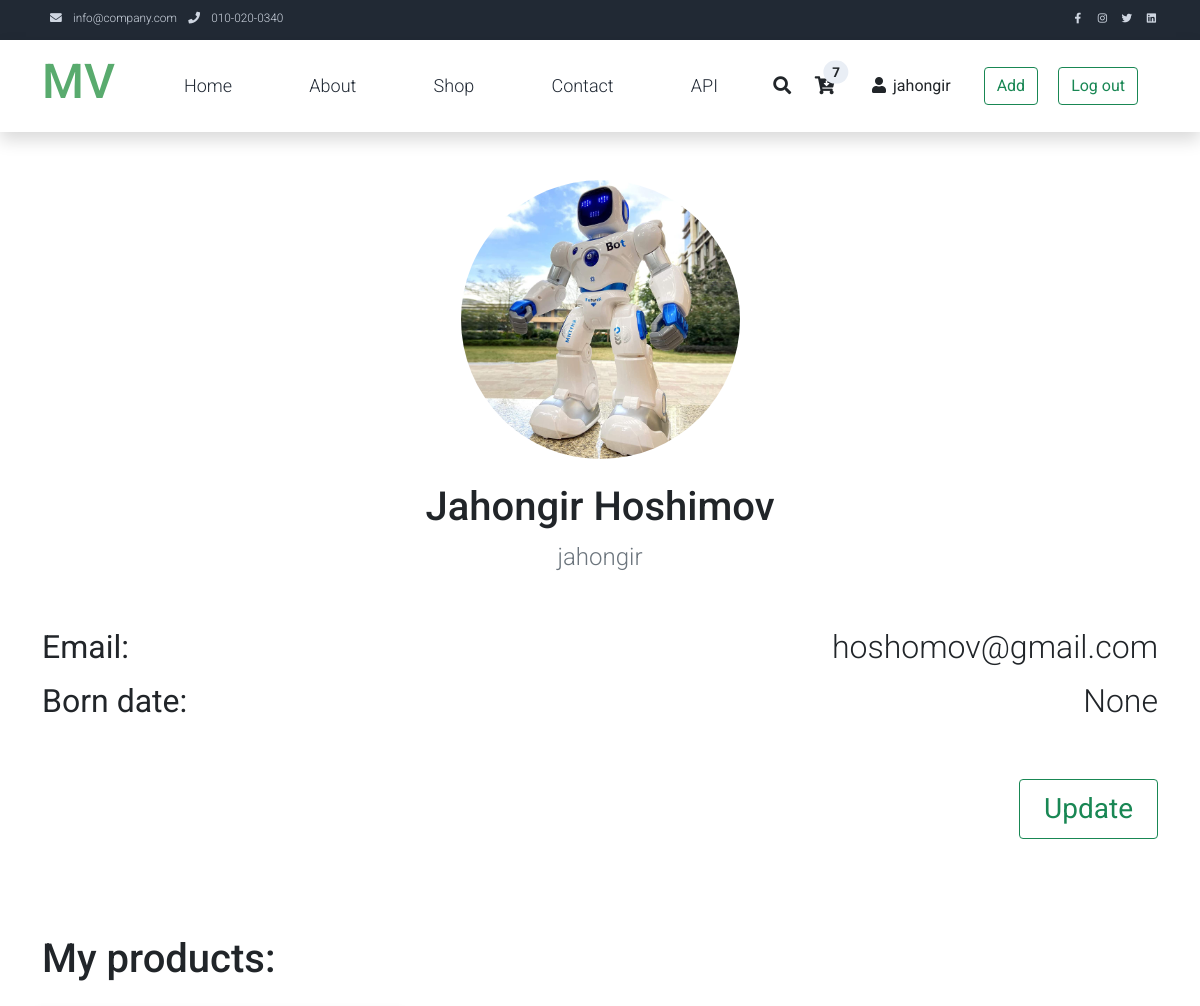
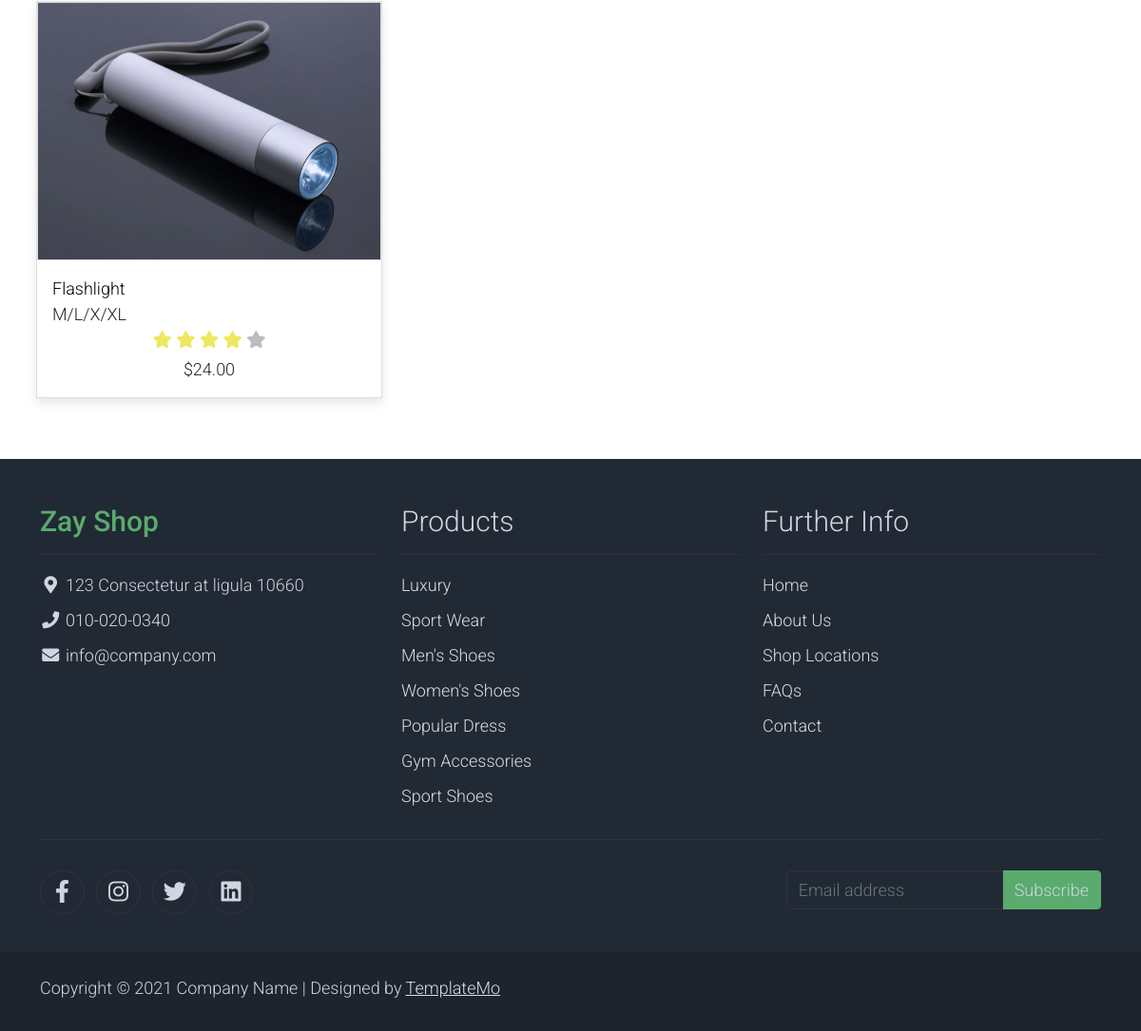
/users/user-profile/ (signed in), run on the app's committed database (2 pictures, top to bottom).
### apps/users/models.py (models this page shows)
class User(AbstractUser, AbstractBaseModel):
    avatar = models.ImageField(upload_to='avatars/', default='avatars/default-user-avatar.jpg', null=True)
    born = models.DateField(null=True, blank=True)
    class Meta:
        verbose_name = 'User'
        verbose_name_plural = 'Users'

### apps/shop/models.py (models this page shows, shortened)
class Product(models.Model):
    COLOR_CHOICE = [
        ("wh", "White"),
        ("bl", "Black"),
        ("br", "Brown"),
        ("g", "Green"),
        ("r", "Red"),
        ("y", "Yellow"),
        ("p", "Purple")
        ,
        ("k", "Khaki"),
        ("gr", "Gray"),
        ("or", "Orange")
    ]
    SIZE_CHOICE = [
        ("m", "M"),
        ("l", "L"),
        ("xl", "XL"),
        ("xxl", "XXL"),
    ]
    name = models.CharField(max_length=100)
    description = models.TextField()
    seller = models.ForeignKey('users.User', on_delete=models.CASCADE)
    available_color = models.CharField(max_length=2, choices=COLOR_CHOICE, null=True)
    brand = models.CharField(max_length=100, null=True)
    category = models.ManyToManyField(Category, related_name="products")
    price = models.DecimalField(max_digits=10, decimal_places=2)
    cover = models.ImageField(upload_to='products/')
    size = models.CharField(max_length=3, choices=SIZE_CHOICE, null=True)
    count = models.IntegerField(default=0, null=True)
    is_active = models.BooleanField(default=True)
    like_count = models.IntegerField(default=0)
    objects = models.Manager()

### apps/users/views.py (the view)
# urls.py: path('user-profile/', UserProfileView.as_view(), name="user-profile"),
class UserProfileView(View):
    def get(self, request):
        products = Product.objects.filter(seller__username=request.user.username)
        user = get_object_or_404(User, username=request.user.username)
        first_name = user.first_name
        last_name = user.last_name
        return render(request, 'users/user-profile.html', {"products": products,
                                                           'first_name': first_name,
                                                           'last_name': last_name,
                                                           'user': user})

### templates/users/user-profile.html (shortened to what this page needs)
{% extends 'base.html' %}
{% load static %}
{% block content %}
    <div class="my-5 container">
        <div class="row mb-4">
            <div class="text-center">
                <img class="col-3 rounded-pill" src="{{ user.avatar.url }}" class="rounded" alt="...">
            </div>
        </div>
        <div class="text-center">
            <h1>{{ user.first_name }} {{ user.last_name }}</h1>
            <p class="text-secondary fs-4">{{ user.username }}</p>
        </div>
        <div class="row my-5">
            <span class="col-6 fs-2 text-start"><strong>Email:</strong></span><span
                class="col-6 fs-2 text-end">{{ user.email }}</span><br><br>
            <span class="col-6 fs-2 text-start"><strong>Born date:</strong></span><span
                class="col-6 fs-2 text-end">{{ user.born }}</span><br><br>
            <span class="text-end mt-5"><a href="{% url 'users:user-update' %}"><button
                    class="btn btn-outline-success px-4 py-2 fs-3">Update</button></a></span>
        </div>
        <div class="row">
            <h1 class="mt-5">My products:</h1>
            {% for product in products %}
            <div class="d-flex col-4 p-2 pb-3 mt-2">
                <div class="product-wap card rounded-0">
                    <div class="card rounded-0">
                        <img class="card-img rounded-0 img-fluid" src="{{ product.cover.url }}">
                    </div>
                    <div class="card-body">
                        <a href="product-detail.html" class="h3 text-decoration-none">{{ product.name }}</a>
                        <ul class="w-100 list-unstyled d-flex justify-content-between mb-0">
                            <li>M/L/X/XL</li>
                        </ul>
                        <ul class="list-unstyled d-flex justify-content-center mb-1">
                            <li>
                                <i class="text-warning fa fa-star"></i>
                                <i class="text-warning fa fa-star"></i>
                                <i class="text-warning fa fa-star"></i>
                                <i class="text-warning fa fa-star"></i>
                                <i class="text-muted fa fa-star"></i>
                            </li>
                        </ul>
                        <p class="text-center mb-0">${{ product.price }}</p>
                    </div>
                </div>
            </div>
            {% endfor %}
        </div>
    </div>
{% endblock %}

### templates/base.html (shortened to what this page needs)
{% load static %}
<!DOCTYPE html>
<html lang="en">
<head>
    <link rel="stylesheet" href="{% static 'assets/css/bootstrap.min.css' %}">
    <link rel="stylesheet" href="{% static 'assets/css/templatemo.css' %}">
    <link rel="stylesheet" href="{% static 'assets/css/custom.css' %}">
    <link rel="stylesheet" href="{% static 'assets/css/fontawesome.min.css' %}">
</head>
<body>
<nav class="navbar navbar-expand-lg bg-dark navbar-light d-none d-lg-block" id="templatemo_nav_top">
    <div class="container text-light">
        <div class="w-100 d-flex justify-content-between">
            <div>
                <i class="fa fa-envelope mx-2"></i>
                <a class="navbar-sm-brand text-light text-decoration-none" href="mailto:info@company.com">info@company.com</a>
                <i class="fa fa-phone mx-2"></i>
                <a class="navbar-sm-brand text-light text-decoration-none" href="tel:010-020-0340">010-020-0340</a>
            </div>
            <div>
                <a class="text-light" href="https://fb.com/templatemo" target="_blank" rel="sponsored"><i
                        class="fab fa-facebook-f fa-sm fa-fw me-2"></i></a>
                <a class="text-light" href="https://www.instagram.com/" target="_blank"><i
                        class="fab fa-instagram fa-sm fa-fw me-2"></i></a>
                <a class="text-light" href="https://twitter.com/" target="_blank"><i
                        class="fab fa-twitter fa-sm fa-fw me-2"></i></a>
                <a class="text-light" href="https://www.linkedin.com/" target="_blank"><i
                        class="fab fa-linkedin fa-sm fa-fw"></i></a>
            </div>
        </div>
    </div>
</nav>
<nav class="navbar navbar-expand-lg navbar-light shadow">
    <div class="container d-flex justify-content-between align-items-center">
        <a class="navbar-brand text-success logo h1 align-self-center" href="shop/index.html">
            MV
        </a>
        <div class="align-self-center collapse navbar-collapse flex-fill  d-lg-flex justify-content-lg-between"
             id="templatemo_main_nav">
            <div class="flex-fill">
                <ul class="nav navbar-nav d-flex justify-content-between mx-lg-auto">
                    <li class="nav-item">
                        <a class="nav-link" href="{% url 'shop:home' %}">Home</a>
                    </li>
                    <li class="nav-item">
                        <a class="nav-link" href="{% url 'shop:about' %}">About</a>
                    </li>
                    <li class="nav-item">
                        <a class="nav-link" href="{% url 'shop:shop' %}">Shop</a>
                    </li>
                    <li class="nav-item">
                        <a class="nav-link" href="{% url 'shop:contact' %}">Contact</a>
                    </li><li class="nav-item">
                        <a class="nav-link" href="{% url 'api:landing' %}">API</a>
                    </li>
                </ul>
            </div>
            <div class="navbar align-self-center d-flex">
                <a class="nav-icon d-none d-lg-inline" href="#" data-bs-toggle="modal"
                   data-bs-target="#templatemo_search">
                    <i class="fa fa-fw fa-search text-dark mr-2"></i>
                </a>
                {% if request.user.is_authenticated %}
                <a class="nav-icon position-relative text-decoration-none" href="#">
                    <i class="fa fa-fw fa-cart-arrow-down text-dark mr-1"></i>
                    <span class="position-absolute top-0 left-100 translate-middle badge rounded-pill bg-light text-dark">7</span>
                </a>
                <a class="nav-icon position-relative text-decoration-none" href="{% url 'users:user-profile' %}">
                    <button class="btn navbar-btn"><i class="fa fa-fw fa-user text-dark mr-3"></i>
                    {{ user.username }}</button>
                </a>
                    <a class="nav-icon position-relative text-decoration-none" href="{% url 'shop:product-create' %}">
                        <button type="submit" class="btn btn-outline-success">Add</button>
                     </a>
                    <a class="nav-icon position-relative text-decoration-none" href="{% url 'users:logout' %}">
                        <button type="submit" class="btn btn-outline-success">Log out</button>
                        </a>
                {% endif %}
            </div>
        </div>
    </div>
</nav>
{% block content %}
{% endblock %}
<footer class="bg-dark" id="tempaltemo_footer">
    <div class="container">
        <div class="row">
            <div class="col-md-4 pt-5">
                <h2 class="h2 text-success border-bottom pb-3 border-light logo">Zay Shop</h2>
                <ul class="list-unstyled text-light footer-link-list">
                    <li>
                        <i class="fas fa-map-marker-alt fa-fw"></i>
                        123 Consectetur at ligula 10660
                    </li>
                    <li>
                        <i class="fa fa-phone fa-fw"></i>
                        <a class="text-decoration-none" href="tel:010-020-0340">010-020-0340</a>
                    </li>
                    <li>
                        <i class="fa fa-envelope fa-fw"></i>
                        <a class="text-decoration-none" href="mailto:info@company.com">info@company.com</a>
                    </li>
                </ul>
            </div>
            <div class="col-md-4 pt-5">
                <h2 class="h2 text-light border-bottom pb-3 border-light">Products</h2>
                <ul class="list-unstyled text-light footer-link-list">
                    <li><a class="text-decoration-none" href="#">Luxury</a></li>
                    <li><a class="text-decoration-none" href="#">Sport Wear</a></li>
                    <li><a class="text-decoration-none" href="#">Men's Shoes</a></li>
                    <li><a class="text-decoration-none" href="#">Women's Shoes</a></li>
                    <li><a class="text-decoration-none" href="#">Popular Dress</a></li>
                    <li><a class="text-decoration-none" href="#">Gym Accessories</a></li>
                    <li><a class="text-decoration-none" href="#">Sport Shoes</a></li>
                </ul>
            </div>
            <div class="col-md-4 pt-5">
                <h2 class="h2 text-light border-bottom pb-3 border-light">Further Info</h2>
                <ul class="list-unstyled text-light footer-link-list">
                    <li><a class="text-decoration-none" href="#">Home</a></li>
                    <li><a class="text-decoration-none" href="#">About Us</a></li>
                    <li><a class="text-decoration-none" href="#">Shop Locations</a></li>
                    <li><a class="text-decoration-none" href="#">FAQs</a></li>
                    <li><a class="text-decoration-none" href="#">Contact</a></li>
                </ul>
            </div>
        </div>
        <div class="row text-light mb-4">
            <div class="col-12 mb-3">
                <div class="w-100 my-3 border-top border-light"></div>
            </div>
            <div class="col-auto me-auto">
                <ul class="list-inline text-left footer-icons">
                    <li class="list-inline-item border border-light rounded-circle text-center">
                        <a class="text-light text-decoration-none" target="_blank" href="http://facebook.com/"><i
                                class="fab fa-facebook-f fa-lg fa-fw"></i></a>
                    </li>
                    <li class="list-inline-item border border-light rounded-circle text-center">
                        <a class="text-light text-decoration-none" target="_blank" href="https://www.instagram.com/"><i
                                class="fab fa-instagram fa-lg fa-fw"></i></a>
                    </li>
                    <li class="list-inline-item border border-light rounded-circle text-center">
                        <a class="text-light text-decoration-none" target="_blank" href="https://twitter.com/"><i
                                class="fab fa-twitter fa-lg fa-fw"></i></a>
                    </li>
                    <li class="list-inline-item border border-light rounded-circle text-center">
                        <a class="text-light text-decoration-none" target="_blank" href="https://www.linkedin.com/"><i
                                class="fab fa-linkedin fa-lg fa-fw"></i></a>
                    </li>
                </ul>
            </div>
            <div class="col-auto">
                <div class="input-group mb-2">
                    <input type="text" class="form-control bg-dark border-light" id="subscribeEmail"
                           placeholder="Email address">
                    <div class="input-group-text btn-success text-light">Subscribe</div>
                </div>
            </div>
        </div>
    </div>
    <div class="w-100 bg-black py-3">
        <div class="container">
            <div class="row pt-2">
                <div class="col-12">
                    <p class="text-left text-light">
                        Copyright &copy; 2021 Company Name
                        | Designed by <a rel="sponsored" href="https://templatemo.com" target="_blank">TemplateMo</a>
                    </p>
                </div>
            </div>
        </div>
    </div>
</footer>
</body>
</html>

### apps/shop/static/assets/css/templatemo.css (style rules this page uses)
body, ul, li, p, a, label, input, div { font-family: 'Roboto', sans-serif; font-size: 18px !important; font-weight: 300 !important; }
.h1 { font-family: 'Roboto', sans-serif; font-size: 48px !important; font-weight: 200 !important; }
.h2 { font-family: 'Roboto', sans-serif; font-size: 30px !important; font-weight: 300; }
.h3 { font-family: 'Roboto', sans-serif; font-size: 22px !important; }
.logo { font-weight: 500 !important; }
.text-warning { color: #ede861 !important; }
.text-muted { color: #bcbcbc !important; }
.text-success { color: #59ab6e !important; }
.text-light { color: #cfd6e1 !important; }
.bg-dark { background-color: #212934 !important; }
.bg-light { background-color: #e9eef5 !important; }
.bg-black { background-color: #1d242d !important; }
.btn-success { background-color: #59ab6e !important; border-color: #56ae6c !important; }
#templatemo_nav_top { min-height: 40px; }
#templatemo_nav_top * { font-size: .9em !important; }
#templatemo_main_nav a { color: #212934; }
#templatemo_main_nav .navbar .nav-icon { margin-right: 20px; }
.product-wap { box-shadow: 0px 5px 10px 0px rgba(0, 0, 0, 0.10); }
.card.product-wap a { color: #000; }
.form-control { border: 1px solid #e8e8e8; }
#tempaltemo_footer a { color: #dcdde1; }
#tempaltemo_footer ul.footer-link-list li { padding-top: 10px; }
#tempaltemo_footer ul.footer-icons li { width: 2.6em; height: 2.6em; line-height: 2.6em; }
#tempaltemo_footer .border-light { border-color: #2d343f !important; }
.product-wap .h3, .product-wap li, .product-wap i, .product-wap p { font-size: 12px !important; }
@media (min-width: 768px) { #templatemo_main_nav .navbar-nav { max-width: 450px; } }
@media (min-width: 992px) { #templatemo_main_nav .navbar-nav { max-width: 550px; } }
@media (min-width: 992px) { .product-wap .h3, .product-wap li, .product-wap i, .product-wap p { font-size: 18px !important; } }

### data on the page
User: username "jahongir", avatar (picture), first_name "Jahongir", last_name "Hoshimov", email "hoshomov@gmail.com", born "None"
Product: cover (picture), name "Flashlight", price "24.00"
